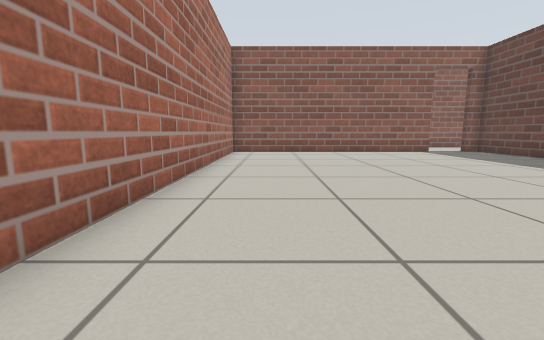
[1] (above)

24 first-person views from a walk through a Gazebo world. The camera is 0.5 m above the floor, tilts 8° down and sees 90° across. The floor is counted in squares, 0.5 m on a side. Each view is taken from the middle of a square. On the plan, view 1 faces up. The plan holds only what a view shows up to about 11 squares ahead; the rest is blank. The place goes on beyond the plan.

[2]
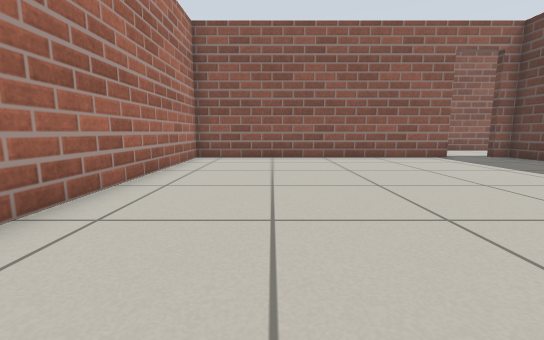

[3]
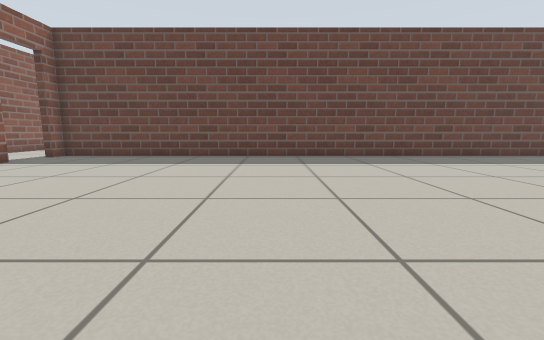

[4]
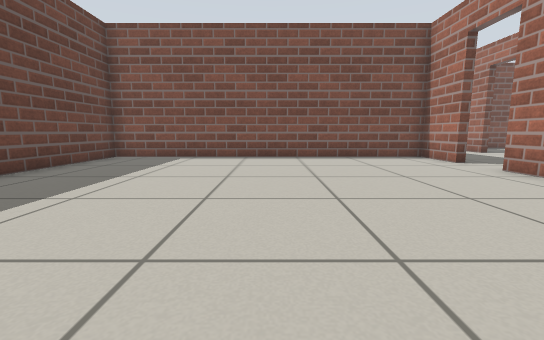

[5]
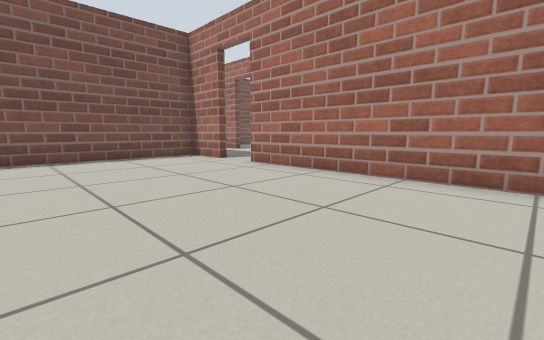

[6]
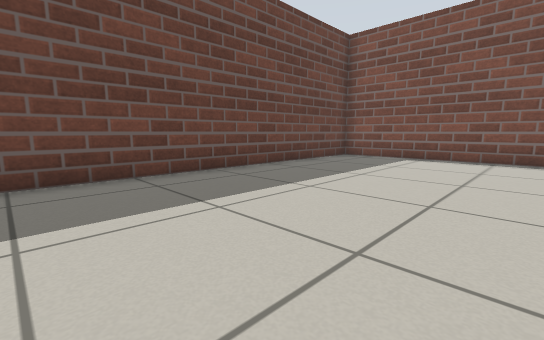

[7]
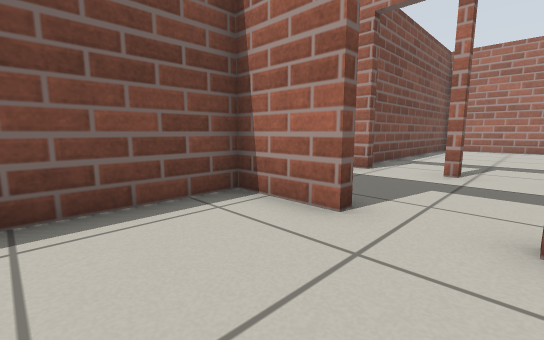

[8]
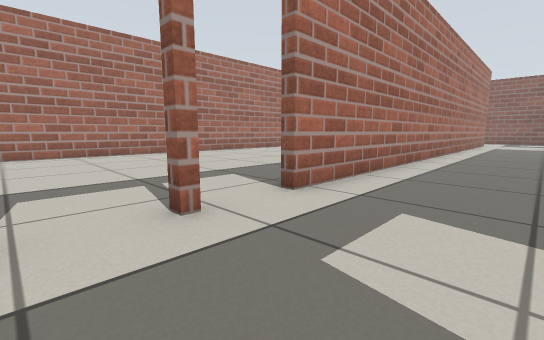

[9]
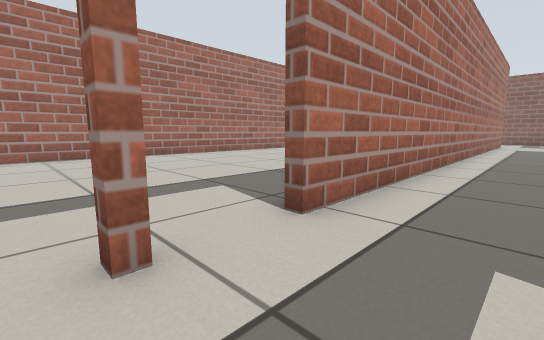

[10]
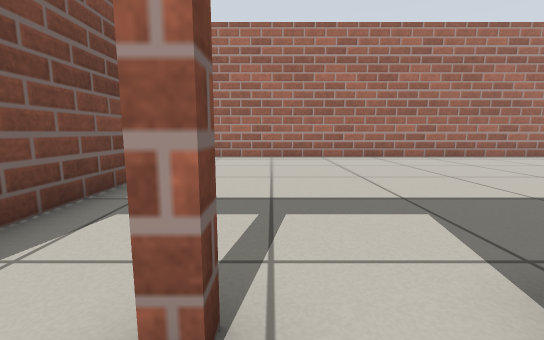

[11]
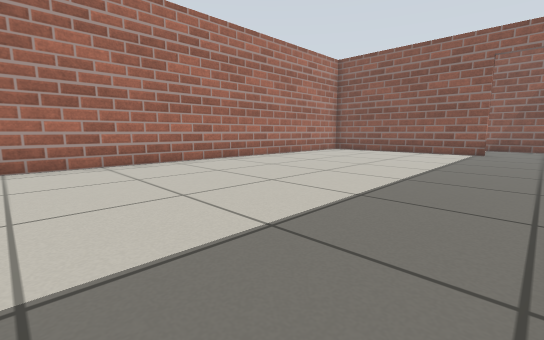

[12]
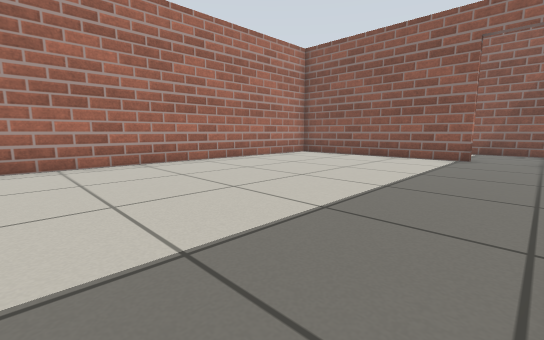

[13]
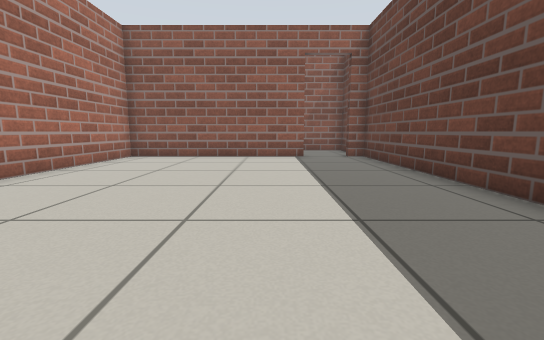

[14]
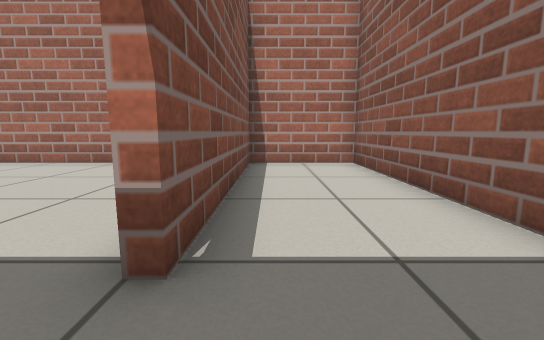

[15]
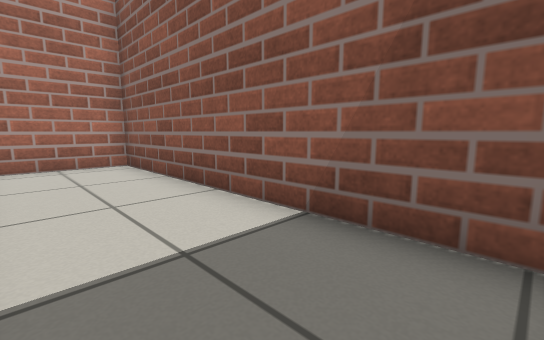

[16]
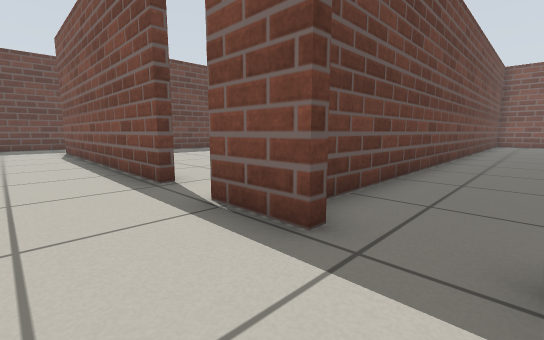

[17]
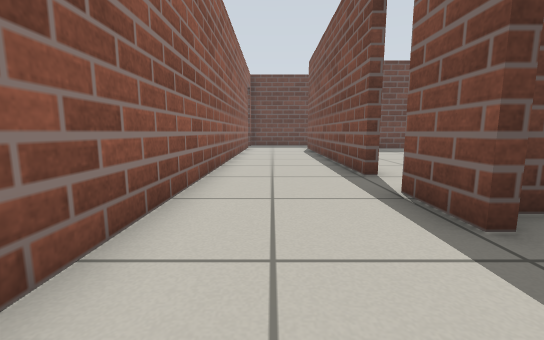

[18]
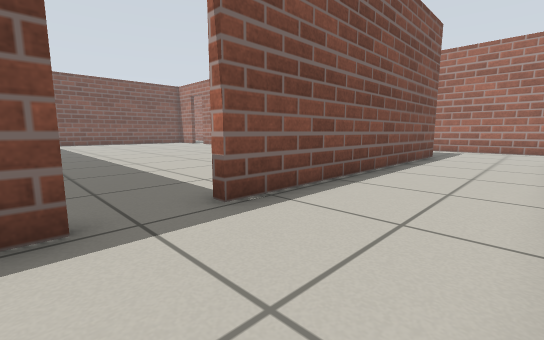

[19]
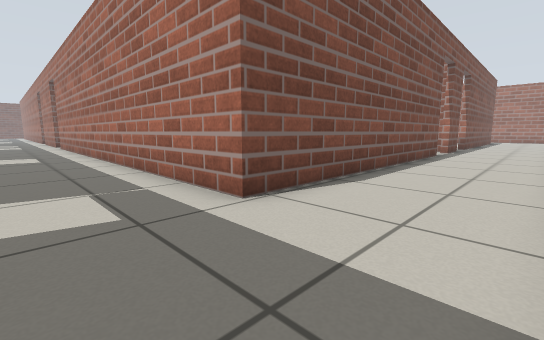

[20]
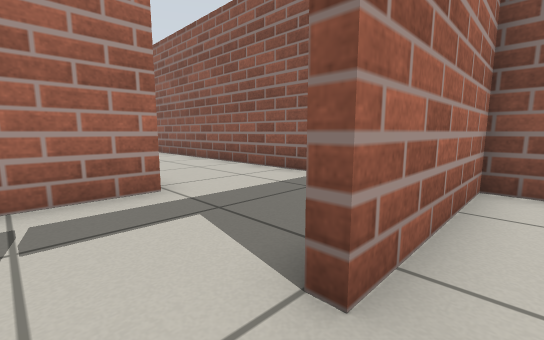

[21]
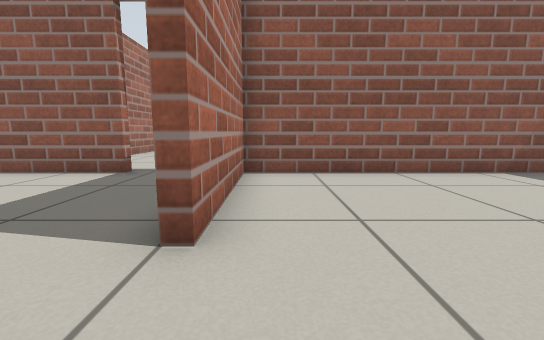

[22]
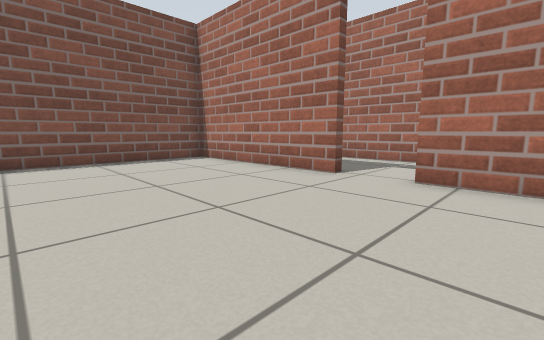

[23]
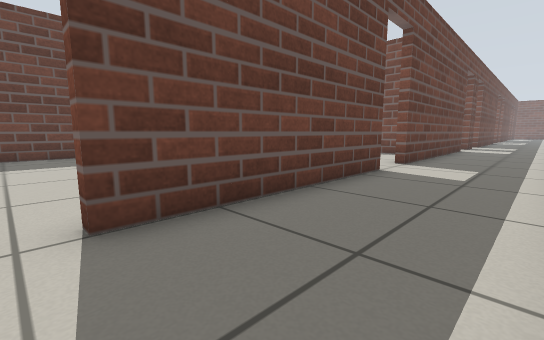

[24]
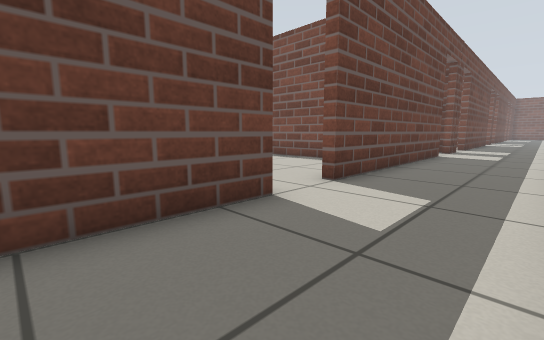

### Floor plan
Ten units are one square. View 1 is at (0, 0); x grows to the right and y downward. Boxes are objects, and circles mark ways between rooms. Rooms are numbered by the first view taken in them; rooms with no view inside come last. Other rooms are left out.
<svg viewBox="-162 -185 502 258">
<path fill="none" stroke="#000" d="M79 -136 -19 -136 -19 30M-19 46 -19 68 102 68 102 -136M95 -139 115 -139M131 -139 235 -139 235 -34M-23 -139 79 -139M245 -175 84 -175M-60 -92 -60 25M270 -49 270 -115M270 46 270 -32M-60 63 -60 68M-63 -66 -63 -140 -69 -140M-87 -140 -157 -140 -157 63M-115 68 -72 68M-69 -175 -157 -175 -157 -143 -87 -143M273 -115 273 -53 331 -53M335 -175 273 -175 273 -132"/>
<circle cx="-20" cy="35" r="3" fill="#2a7"/>
<circle cx="85" cy="-140" r="3" fill="#2a7"/>
<circle cx="-60" cy="50" r="3" fill="#2a7"/>
<circle cx="270" cy="-125" r="3" fill="#2a7"/>
<circle cx="-75" cy="-140" r="3" fill="#2a7"/>
<text x="40" y="-40">1</text>
<text x="100" y="-150">2</text>
<text x="-110" y="-40">3</text>
<text x="-110" y="-160">4</text>
<text x="300" y="-120">5</text>
</svg>
Room 1 opens to room 2. Room 2 opens to room 3. Room 2 opens to room 5. Room 3 opens to room 4.

Where each view was taken, in squares from view 1:
view 1: 0 up, 0 right, facing up
view 2: 3 up, 1 right, facing up
view 3: 5 up, 1 left, facing right
view 4: 4 up, 4 right, facing down
view 5: 4 up, 4 right, facing down-left
view 6: 4 up, 4 right, facing down-right
view 7: 3 down, 1 right, facing down-left
view 8: 6 down, 3 left, facing up-left
view 9: 5 down, 4 left, facing up-left
view 10: 4 down, 5 left, facing left
view 11: 0 up, 7 left, facing up-left
view 12: 3 up, 7 left, facing up-left
view 13: 3 up, 10 left, facing up
view 14: 15 up, 7 left, facing left
view 15: 15 up, 7 left, facing up-left
view 16: 16 up, 8 right, facing down-right
view 17: 16 up, 7 right, facing right
view 18: 17 up, 10 right, facing down-left
view 19: 17 up, 26 right, facing down-left
view 20: 12 up, 28 right, facing up-left
view 21: 11 up, 28 right, facing up
view 22: 15 up, 33 right, facing down-left
view 23: 12 up, 24 right, facing down-right
view 24: 8 up, 24 right, facing down-right
